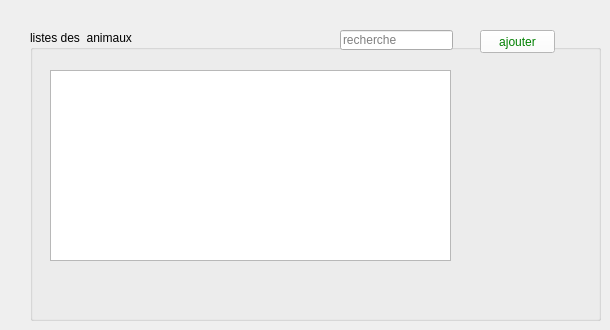
        <widget class="QWidget" name="tab_9">
         <attribute name="title">
          <string>animaux</string>
         </attribute>
         <widget class="QGroupBox" name="groupBox_9">
          <property name="geometry">
           <rect>
            <x>30</x>
            <y>30</y>
            <width>571</width>
            <height>291</height>
           </rect>
          </property>
          <property name="title">
           <string>listes des  animaux</string>
          </property>
          <widget class="QLineEdit" name="lineEdit_12">
           <property name="geometry">
            <rect>
             <x>310</x>
             <y>0</y>
             <width>113</width>
             <height>20</height>
            </rect>
           </property>
           <property name="placeholderText">
            <string>recherche</string>
           </property>
          </widget>
          <widget class="QPushButton" name="pushButton_14">
           <property name="geometry">
            <rect>
             <x>450</x>
             <y>0</y>
             <width>75</width>
             <height>23</height>
            </rect>
           </property>
           <property name="styleSheet">
            <string notr="true">color: green ; background-color: white </string>
           </property>
           <property name="text">
            <string>ajouter</string>
           </property>
          </widget>
          <widget class="QTableView" name="tableView_9">
           <property name="geometry">
            <rect>
             <x>20</x>
             <y>40</y>
             <width>401</width>
             <height>191</height>
            </rect>
           </property>
          </widget>
         </widget>
        </widget>
